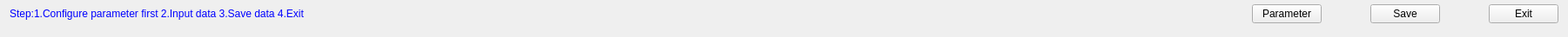
  <widget class="QWidget" name="layoutWidget">
   <property name="geometry">
    <rect>
     <x>20</x>
     <y>840</y>
     <width>1801</width>
     <height>43</height>
    </rect>
   </property>
   <layout class="QHBoxLayout" name="horizontalLayout_2">
    <property name="topMargin">
     <number>0</number>
    </property>
    <item>
     <widget class="QLabel" name="label_27">
      <property name="text">
       <string>&lt;html&gt;&lt;head/&gt;&lt;body&gt;&lt;p&gt;&lt;span style=&quot; color:#0000ff;&quot;&gt;Step:1.Configure parameter first 2.Input data 3.Save data 4.Exit&lt;/span&gt;&lt;/p&gt;&lt;/body&gt;&lt;/html&gt;</string>
      </property>
     </widget>
    </item>
    <item>
     <spacer name="horizontalSpacer_3">
      <property name="orientation">
       <enum>Qt::Horizontal</enum>
      </property>
      <property name="sizeHint" stdset="0">
       <size>
        <width>100</width>
        <height>20</height>
       </size>
      </property>
     </spacer>
    </item>
    <item>
     <widget class="QPushButton" name="btn_param">
      <property name="text">
       <string>Parameter</string>
      </property>
      <property name="icon">
       <iconset>
        <normaloff>qtverify/source/tvercomp/img/param.png</normaloff>qtverify/source/tvercomp/img/param.png</iconset>
      </property>
     </widget>
    </item>
    <item>
     <spacer name="horizontalSpacer_4">
      <property name="orientation">
       <enum>Qt::Horizontal</enum>
      </property>
      <property name="sizeType">
       <enum>QSizePolicy::Preferred</enum>
      </property>
      <property name="sizeHint" stdset="0">
       <size>
        <width>50</width>
        <height>20</height>
       </size>
      </property>
     </spacer>
    </item>
    <item>
     <widget class="QPushButton" name="btn_save">
      <property name="text">
       <string>Save</string>
      </property>
      <property name="icon">
       <iconset>
        <normaloff>qtverify/source/tvercomp/img/save.png</normaloff>qtverify/source/tvercomp/img/save.png</iconset>
      </property>
     </widget>
    </item>
    <item>
     <spacer name="horizontalSpacer_5">
      <property name="orientation">
       <enum>Qt::Horizontal</enum>
      </property>
      <property name="sizeType">
       <enum>QSizePolicy::Preferred</enum>
      </property>
      <property name="sizeHint" stdset="0">
       <size>
        <width>50</width>
        <height>20</height>
       </size>
      </property>
     </spacer>
    </item>
    <item>
     <widget class="QPushButton" name="btn_exit">
      <property name="text">
       <string>Exit</string>
      </property>
      <property name="icon">
       <iconset>
        <normaloff>qtverify/source/tvercomp/img/exit.png</normaloff>qtverify/source/tvercomp/img/exit.png</iconset>
      </property>
     </widget>
    </item>
   </layout>
  </widget>
